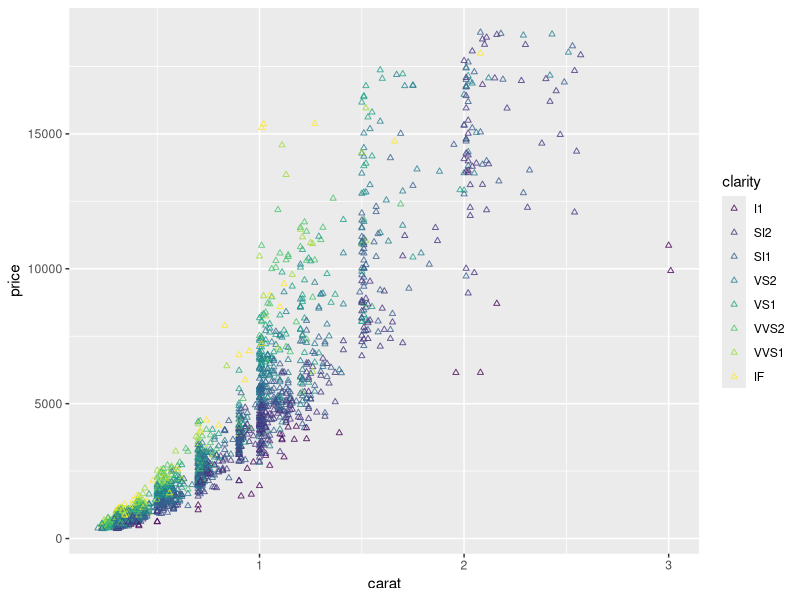
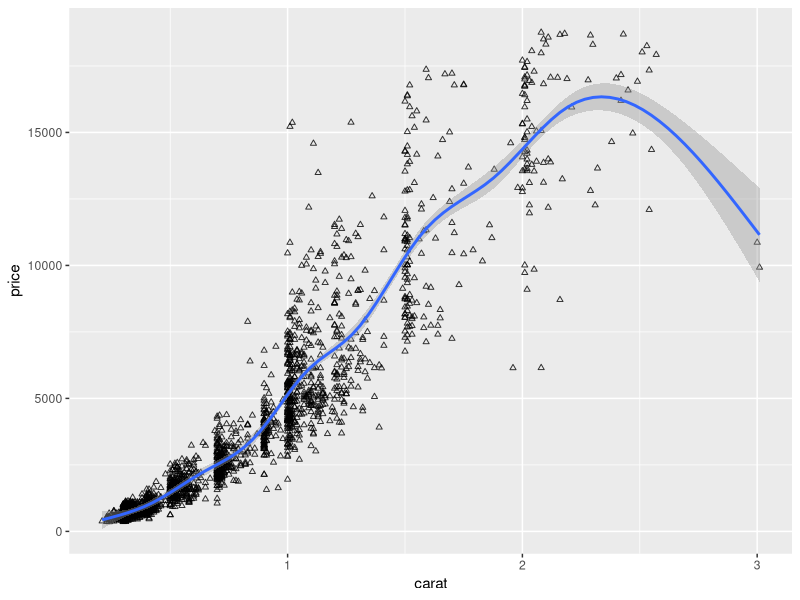
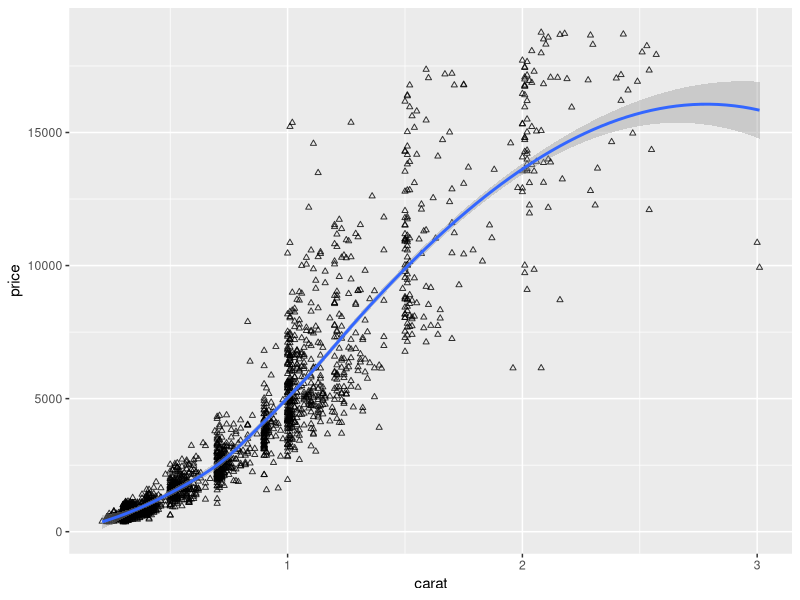
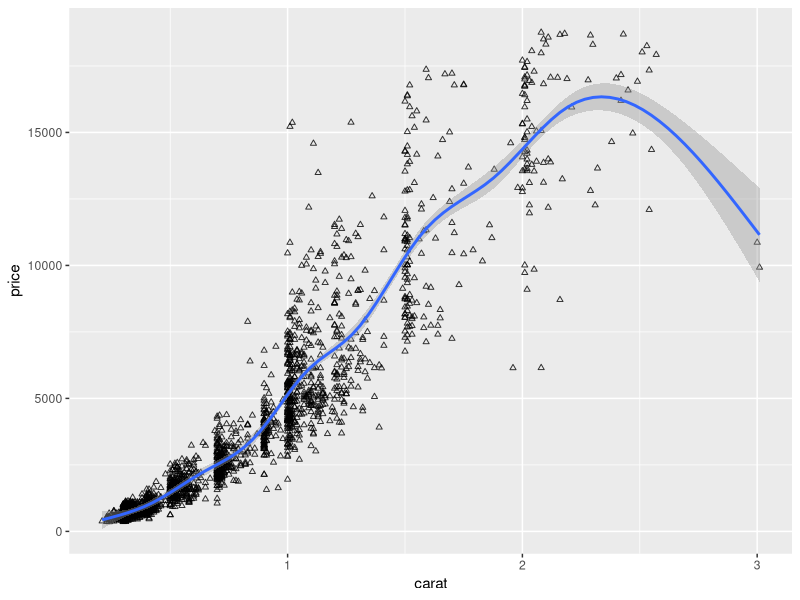
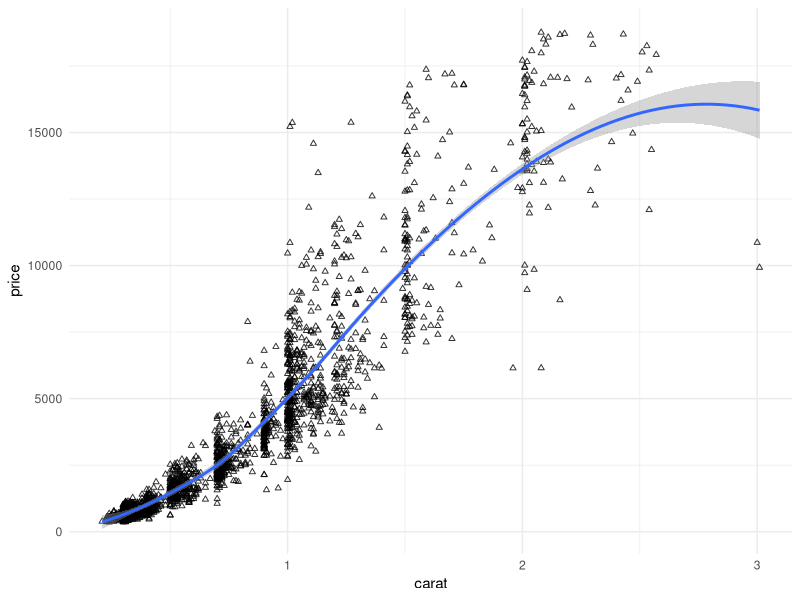
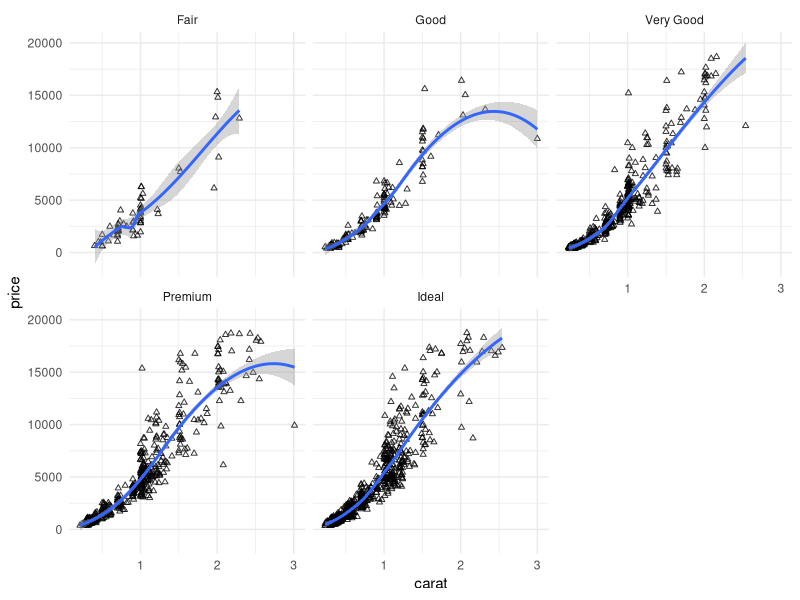

Reproduce these figures in R, in order.
# Install PKG
# install.packages("ggplot2")
library(ggplot2)
library(tidyverse)

# cheatsheet
# ggplot styles >> https://www.rstudio.com/wp-content/uploads/2015/03/ggplot2-cheatsheet.pdf
# shape of plot point >> http://www.sthda.com/english/wiki/r-plot-pch-symbols-the-different-point-shapes-available-in-r

###
df <- diamonds
glimpse(df)
table(df$cut)
class(df$cut)

# use sampling to SIMPLIFY if amount of data is too much
# use 'seed' to comtrol sample running
set.seed(99) 
sample_diamond <- sample_n(df, 2000)
# glimpse(sample_diamond)

# [point] compare carat to price
compare_carat_price <- ggplot(sample_diamond , aes(carat , price, color=clarity))
compare_carat_price +  geom_point( size=1.2 , 
                                   alpha=0.8 ,
                                   shape=2)

compare_carat <- ggplot(sample_diamond , aes(carat , price))
plot_style    <- geom_point( size=1.2, alpha=0.8, shape=2 )
compare_carat + plot_style + geom_smooth()
compare_carat + plot_style + geom_smooth(method="loess")
compare_carat + plot_style + geom_smooth(method='gam')
compare_carat + plot_style + geom_smooth(method='loess') + theme_minimal()
compare_carat + plot_style + geom_smooth(method='loess') + theme_minimal() + facet_wrap(~ cut)
